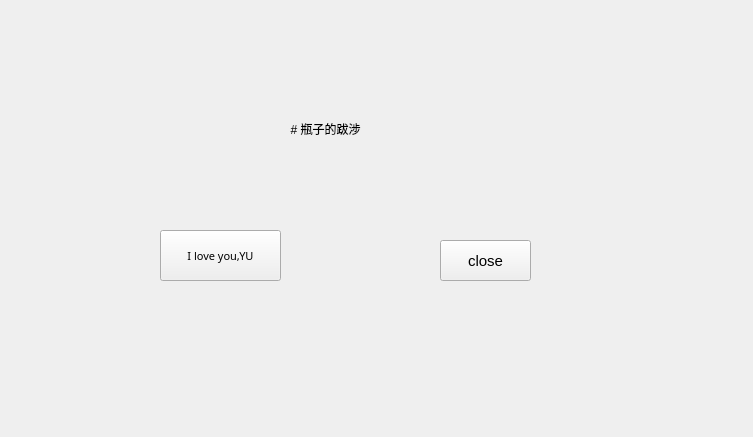
<?xml version="1.0" encoding="UTF-8"?>
<ui version="4.0">
 <class>widgets</class>
 <widget class="QWidget" name="widgets">
  <property name="geometry">
   <rect>
    <x>0</x>
    <y>0</y>
    <width>753</width>
    <height>437</height>
   </rect>
  </property>
  <property name="windowTitle">
   <string>widgets</string>
  </property>
  <widget class="QLabel" name="label">
   <property name="geometry">
    <rect>
     <x>180</x>
     <y>120</y>
     <width>291</width>
     <height>61</height>
    </rect>
   </property>
   <property name="text">
    <string># 瓶子的跋涉</string>
   </property>
   <property name="textFormat">
    <enum>Qt::MarkdownText</enum>
   </property>
   <property name="alignment">
    <set>Qt::AlignHCenter|Qt::AlignTop</set>
   </property>
  </widget>
  <widget class="QPushButton" name="pushButton">
   <property name="geometry">
    <rect>
     <x>160</x>
     <y>230</y>
     <width>121</width>
     <height>51</height>
    </rect>
   </property>
   <property name="font">
    <font>
     <family>隶书</family>
     <pointsize>8</pointsize>
    </font>
   </property>
   <property name="text">
    <string>I love you,YU</string>
   </property>
  </widget>
  <widget class="QPushButton" name="pushButton_2">
   <property name="geometry">
    <rect>
     <x>440</x>
     <y>240</y>
     <width>91</width>
     <height>41</height>
    </rect>
   </property>
   <property name="font">
    <font>
     <pointsize>11</pointsize>
    </font>
   </property>
   <property name="text">
    <string>close</string>
   </property>
  </widget>
 </widget>
 <resources/>
 <connections>
  <connection>
   <sender>pushButton_2</sender>
   <signal>clicked()</signal>
   <receiver>widgets</receiver>
   <slot>close()</slot>
   <hints>
    <hint type="sourcelabel">
     <x>485</x>
     <y>260</y>
    </hint>
    <hint type="destinationlabel">
     <x>376</x>
     <y>218</y>
    </hint>
   </hints>
  </connection>
 </connections>
</ui>
